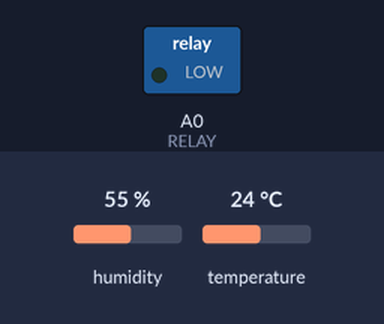
This sketch was run on a simulated Arduino Uno, built with avr-gcc and run on an emulated ATmega328P. Shown: switched loads named in the sketch (green lamp = pin HIGH). The inputs (shaded band) are chosen by the test bench; at power-on: humidity 55 %, temperature 24 °C. What the sketch prints to the serial monitor is not drawn.

Above: at 0.1 s.
At 0.6 s:
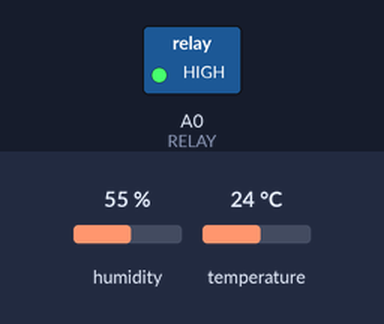
Timing chart, 0 to 2.1 s (numbered marks = the images above):
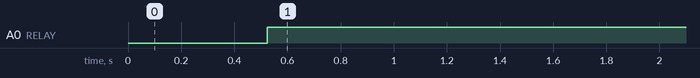

Measured:
- by itself, A0 (RELAY): LOW → HIGH at 0.52 s

The sketch:

Heat_Regulator.ino
```cpp
#include <DHT.h>
#define Type DHT11
#define RELAY A0
int sensePin = 2;
DHT HT(sensePin,Type);
float humidity;
float tempC;
float tempF;
int setTime = 500;
int delayTime = 1000;
void setup() {
  // put your setup code here, to run once:
Serial.begin(9600);
HT.begin();
pinMode(RELAY,OUTPUT);
delay(setTime);
}

void loop() {
  humidity =HT.readHumidity();
  tempC = HT.readTemperature();
  //tempF =HT.readTemperature(true);

 // digitalWrite(RELAY,HIGH);


  if(tempC<=40){
    digitalWrite(RELAY,HIGH);

    Serial.print(10);
    Serial.print(",");
    Serial.print(tempC);
    Serial.println(" ");
    }else{
      digitalWrite(RELAY,LOW);
      Serial.print(0);
      Serial.print(",");
      Serial.print(tempC);
      Serial.println(" ");}


}
```
